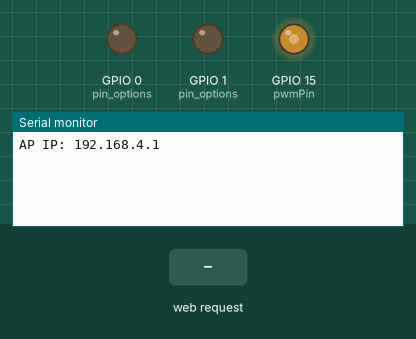
The sketch below on a simulated ESP32-C6. Shown: output pins drawn as LEDs (lit = HIGH), the last lines printed to the serial monitor. Inputs (shaded band) come from the test bench. Pins used as bus, display or sensor lines are not drawn.

Above: at 2.2 s.
2.3 s: HTTP request GET /set_pwm received
At 2.8 s:
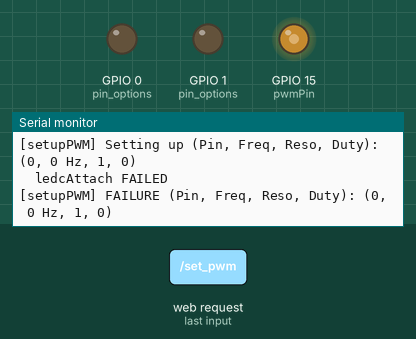
3.8 s: HTTP request GET /set_pwm?pin=1 received
At 5.1 s:
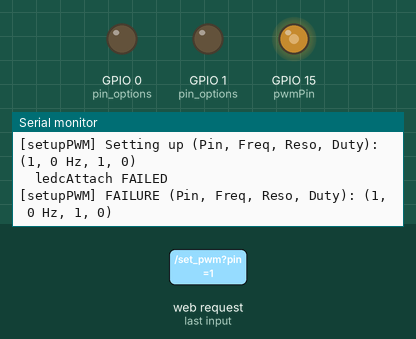

The sketch:

pwm.ino
```cpp
#include <WiFi.h>
#include <WebServer.h>
#include <Arduino.h>
#include "Arduino.h"


/* avaialble param combinations for Xiao esp32c6
https://github.com/espressif/arduino-esp32/blob/master/libraries/ESP32/examples/AnalogOut/ledcFrequency/ledcFrequency.ino
Bit resolution | Min Frequency [Hz] | Max Frequency [Hz]
             1 |              19532 |           20039138
             2 |               9766 |           10019569
             3 |               4883 |            5009784
             4 |               2442 |            2504892
             5 |               1221 |            1252446
             6 |                611 |             626223
             7 |                306 |             313111
             8 |                153 |             156555
             9 |                 77 |              78277
            10 |                 39 |              39138
            11 |                 20 |              19569
            12 |                 10 |               9784
            13 |                  5 |               4892
            14 |                  3 |               2446
            15 |                  2 |               1223
            16 |                  1 |                611
            17 |                  1 |                305
            18 |                  1 |                152
            19 |                  1 |                 76
            20 |                  1 |                 38
*/

// === Wi-Fi Config ===
const char* ssid = "ESP32C6_PWM";
const char* password = "12345678";

// === PWM Config ===
int pwmPin = 15; // 15 for led
// const int maxDuty = (1 << resolution) - 1;
int pwmFreq = 1;
int pwmReso = 16;
int pwmDuty = 32768;
float pwmWidth = 1.e6 / pwmFreq / (1 << pwmReso) * pwmDuty; // pulse width
bool pwmInv = true;

// === Web Server ===
WebServer server(80);

// === HTML === size=1357
char html[1500];
const char* html_format = R"rawliteral(
<!DOCTYPE html><html><body>
<h2>ESP32C6 PWM Control</h2>
<form action="/set_pwm" method="get">
<label for="pin">pin:</label>
<select id="pin" name="pin">
<option value="0" %s>D0(0)</option>
<option value="1" %s>D1(1)</option>
<option value="2" %s>D2(2)</option>
<option value="21" %s>D3(21)</option>
<option value="22" %s>D4(22)</option>
<option value="23" %s>D5(23)</option>
<option value="16" %s>D6(16)</option>
<option value="17" %s>D7(17)</option>
<option value="19" %s>D8(19)</option>
<option value="20" %s>D9(20)</option>
<option value="18" %s>D10(18)</option>
<option value="15" %s>LED(15)</option>
</select><br>
<input type="checkbox" id="flag" name="flag" %s/>
<label for="flag">Invert output</label><br>
<label for="value">Frequncy:</label>
<input type="number" id="freq" name="freq" min="0" step="1" value="%d"/><br>
<label for="value">Resolution:</label>
<input type="number" id="reso" name="reso" min="0" step="1" value="%d"/><br>
<label for="value">Duty:</label>
<input type="number" id="duty" name="duty" min="0" step="1" value="%d"/>
<button type="submit" name="action" value="duty">Configure by Duty</button><br>
<label for="value">Width(us):</label>
<input type="number" id="width" name="width" min="0" step="any" value="%f"/>
<button type="submit" name="action" value="width">Configure by Width</button><br>
<p>Tick:%fus</p>
<p>High,Low:(%f, %f)us</p>
<p>%s</p>
</form>
</body></html>
)rawliteral";

const char pin_options[] = {0, 1, 2, 21, 22, 23, 16, 17, 19, 20, 18, 15};

void updateHTML()
{
  bool selection[12] = {0};
  char defaults[12][8];
  for (int i = 0; i < 12; i ++)
  {
    strcpy(defaults[i], pin_options[i] == pwmPin ? "selected" : "");
  }

  float tick = 1.e6 / pwmFreq / (1 << pwmReso);

  sprintf(html, html_format,
    defaults[0], defaults[1], defaults[2], defaults[3], defaults[4], defaults[5], defaults[6],
    defaults[7], defaults[8], defaults[9], defaults[10], defaults[11],
    pwmInv ? "checked" : "", pwmFreq, pwmReso, pwmDuty, pwmWidth,
    tick, tick * pwmDuty, tick * ((1 << pwmReso) - pwmDuty),
    pwmInv ? "Output INVERTED" : "");
}

// === PWM Setup ===
void setupPWM() {
  Serial.printf("[setupPWM] Setting up (Pin, Freq, Reso, Duty): (%d, %d Hz, %d, %d)\n", pwmPin, pwmFreq, pwmReso, pwmDuty);
  bool res1 = ledcChangeFrequency(pwmPin, pwmFreq, pwmReso); // auto-assign channel, or use ledcAttachChannel(,,,)
  if (res1)
  {
    Serial.println("\tledcAttach succeeded");
    if (ledcOutputInvert(pwmPin, pwmInv) && pwmInv) Serial.println("Output INVERTED");
    bool res2 = ledcWrite(pwmPin, pwmDuty);
    if (res2)
    {
      Serial.println("\tledcWrite succeeded.");
      Serial.printf("[setupPWM] Success (Pin, Freq, Reso, Duty): (%d, %d Hz, %d, %d)\n", pwmPin, pwmFreq, pwmReso, pwmDuty);
      return;
    }
    else
      Serial.println("\tledcWrite FAILED");
  }
  else
    Serial.println("\tledcAttach FAILED");
  Serial.printf("[setupPWM] FAILURE (Pin, Freq, Reso, Duty): (%d, %d Hz, %d, %d)\n", pwmPin, pwmFreq, pwmReso, pwmDuty);
}

// === Handlers ===
void handleRoot() {
  updateHTML();
  server.send(200, "text/html", html);
}

void handleServer() {
  // pin update
  int pin = server.arg("pin").toInt();
  if (pin != pwmPin)
  {
    Serial.printf("[handleServer] Switching pwm pin: GPIO%d -> GPIO%d\n", pwmPin, pin);
    if (!ledcDetach(pwmPin))
    {
      Serial.println("\tDetaching current GPIO FAILED");
    }
    else
    {
      Serial.println("\tSuccesfully detached current GPIO");
      if (pwmPin == 15) // turn LED off
      {
        digitalWrite(pwmPin, LOW);
      }

      if (ledcAttach(pin, pwmFreq, pwmReso))
      {
        pwmPin = pin;
        Serial.printf("[handleServer] Succeeded to set pwm on GPIO%d\n", pwmPin);
      }
      else
        Serial.printf("[handleServer] FAILED to set pwm on GPIO%d\n", pwmPin);
    }
  }

  // pwm params update
  if (server.hasArg("flag")) pwmInv = true;
    else pwmInv = false;

  String action = server.arg("action"); // configuration button by width or duty

  pwmFreq = server.arg("freq").toInt();
  pwmReso = server.arg("reso").toInt();

  if (pwmReso > 20) pwmReso = 20;
  if (pwmReso < 1) pwmReso = 1;

  if (action == "width")
  {
    pwmWidth = server.arg("width").toInt();
    // calc duty from width
    pwmDuty = int(pwmWidth / 1.e6 * pwmFreq * (1 << pwmReso));
  }
  else
  {
      // use duty from direct input
      pwmDuty = server.arg("duty").toInt();
      int maxDuty = (1 <<pwmReso);
      if (pwmDuty > maxDuty) pwmDuty = maxDuty;
      if (pwmDuty < 0) pwmDuty = 0;
  }
  // update width (even when using width due to quantization error)
  pwmWidth = 1.e6 / pwmFreq / (1 << pwmReso) * pwmDuty;

  setupPWM();

  handleRoot();
}

void setup() {
  Serial.begin(115200);
  delay(1000);

  // Wi-Fi Access Point
  WiFi.softAP(ssid, password);
  Serial.print("AP IP: ");
  Serial.println(WiFi.softAPIP());

  // Web server routes
  server.on("/", handleRoot);
  server.on("/set_pwm", handleServer);
  server.begin();

  // Initial PWM
  ledcAttach(pwmPin, pwmFreq, pwmReso);
  ledcWrite(pwmPin, pwmDuty);
}

void loop() {
  server.handleClient();
}
```

Measured:
- after the input at 2.3 s, the serial monitor: prints a new line at once (image 1)
- after the input at 3.8 s, the serial monitor: prints a new line at once (image 2)
